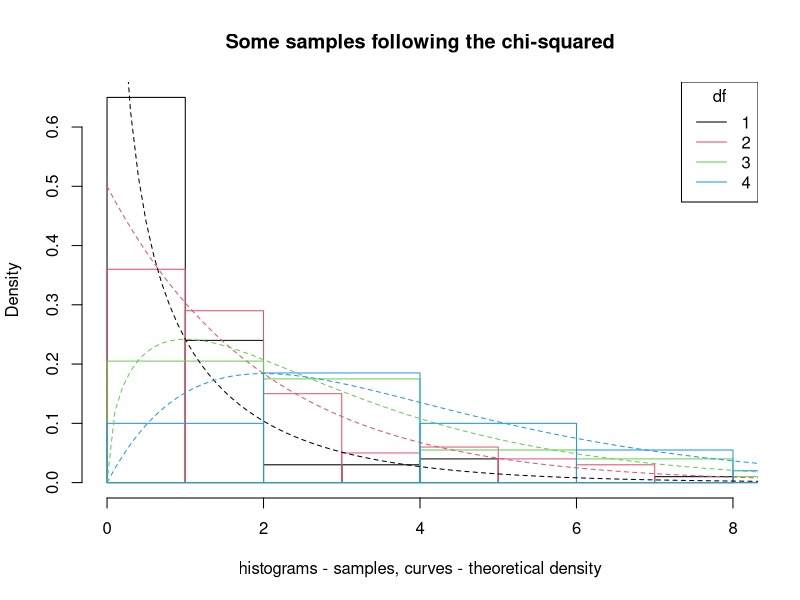

Write the R code that produced this figure.

setwd("~/git_repos/chisq/")

# The chi-squared distribution arises from summing squared normals

# four sample from the std normal
a01 <- rnorm(100)
a02 <- rnorm(100)
a03 <- rnorm(100)
a04 <- rnorm(100)


# sums of their squares
s01 <- a01^2                         # chisq, 1 df
s02 <- a01^2 + a02^2                 # chisq, 2 df
s03 <- a01^2 + a02^2 + a03^2         # chisq, 3 df
s04 <- a01^2 + a02^2 + a03^2 + a04^2 # chisq, 4 df

# plot histograms, show relative freqs
png("plot.png", width=7, height=5, units = "in", res=150)
hist(s01, freq = F, col="#00000000", border = 1, xlab="histograms - samples, curves - theoretical density",
     main="Some samples following the chi-squared")
hist(s02, add=T, freq = F, col="#00000000", border = 2)
hist(s03, add=T, freq = F, col="#00000000", border = 3)
hist(s04, add=T, freq = F, col="#00000000", border = 4)
legend("topright",
       col=1:4,
       lty=1,
       legend=c("1", "2", "3", "4"),
       title = "df")
# add theoretical density curves
curve(dchisq(x,1),0,10, col=1, add=T, lty=2)
curve(dchisq(x,2),0,10, add=T, col=2, lty=2)
curve(dchisq(x,3),0,10, add=T, col=3, lty=2)
curve(dchisq(x,4),0,10, add=T, col=4, lty=2)
dev.off()
